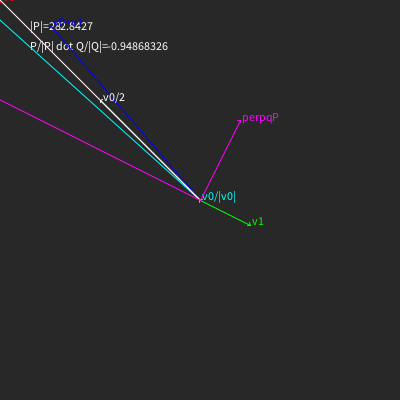
Frame 1 (no input)
Frame 60 (the mouse pressed at the canvas centre just before this capture): identical to frame 1, image omitted
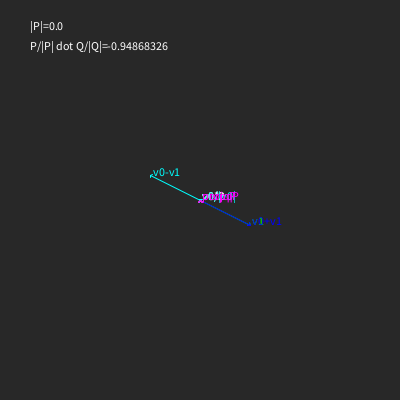
Frame 120 (the mouse held since frame 60 and released just before this capture)

The Processing sketch that drew these frames (run headless with seeded random() and noise(); from frame 60 on, the mouse is pressed at the canvas centre):

// Processing sketch: sketch_3_0
// ── sketch_3_0.pde
class CVector {
  
  // 1. Vector
  float x;
  float y;
  float z;
  
  // Constructor
  CVector() { x=0.0; y=0.0; z=0.0; }
  
  void add( CVector Q, CVector result ) {
    result.x = x + Q.x;
    result.y = y + Q.y;
    result.z = z + Q.z;
  }
  
  void sub( CVector Q, CVector result ) {
    result.x = x - Q.x;
    result.y = y - Q.y;
    result.z = z - Q.z;
  }
  
  void mult( float n, CVector result ) {
    result.x = n * x;
    result.y = n * y;
    result.z = n * z;
  }
  
  void div( float n, CVector result ) {
    result.x = x / n;
    result.y = y / n;
    result.z = z / n;
  }
    
  float mag() {
    return (float)sqrt(x*x + y*y + z*z);
//    return 0;
  }
  
  void normalize(CVector result) {
    float m = mag();
    if ( m != 0 ) div(m, result);
  }
  
  float dot( CVector v ) {
    return x*v.x + y*v.y + z*v.z;
    // return 0;   
  }
  
  void proj(CVector Q, CVector result) {
    float d = dot(Q);
    float Q2 = Q.x*Q.x + Q.y*Q.y + Q.z*Q.z;
    Q.mult(d/Q2, result);
  }
  
  void perp(CVector Q, CVector result) {
    proj(Q, result);
    sub(result ,result);
  }
    
  void draw(String name, color col) {
    stroke(col);  fill(col);
    line(0, 0, x, y);
    pushMatrix();
      translate(x, y);
      rotate(atan2(x-0, 0-y));
      line(0, 0, 2, 2);
      line(0, 0, -2, 2);
    popMatrix();
    
    text(" "+name, x, y);
  }
}

CVector v0, v1, v2, v3, v4, v5, v6, v7, v8, v9;

void setup() {
  size(400, 400);  
  
  v0=new CVector(); v1=new CVector(); v2=new CVector();
  v3=new CVector(); v4=new CVector(); v5=new CVector();
  v6=new CVector(); v7=new CVector(); v8=new CVector();
  v9=new CVector();
  
  v1.x = 50; v1.y = 25;
  
}

void draw() {
  background(40);
  
  v0.x = mouseX-width/2; v0.y = mouseY-height/2;
  
  v0.add(v1, v2);
  v0.sub(v1, v3);
  v0.mult(2, v4);
  v0.div(2, v5);
  v0.normalize(v6);
  v1.normalize(v7);
  v0.proj(v1, v8);
  v0.perp(v1, v9);

  fill(255);
  text("|P|="+v0.mag(), 30, 30);
  text("P/|P| dot Q/|Q|="+ v6.dot(v7), 30, 50);

  translate(width/2, height/2);

  v0.draw("v0", color(255,0,0));
  v1.draw("v1", color(0, 255, 0));  

  v2.draw("v0+v1", color(0,0,255));
  v3.draw("v0-v1", color(0, 255, 255));
  v4.draw("v0*2", color(255, 255, 255));
  v5.draw("v0/2", color(255, 255, 255));

  v6.draw("v0/|v0|", color(0, 255, 255));

  v8.draw("projqP", color(255, 0, 255));
  v9.draw("perpqP", color(255, 0, 255));
}
